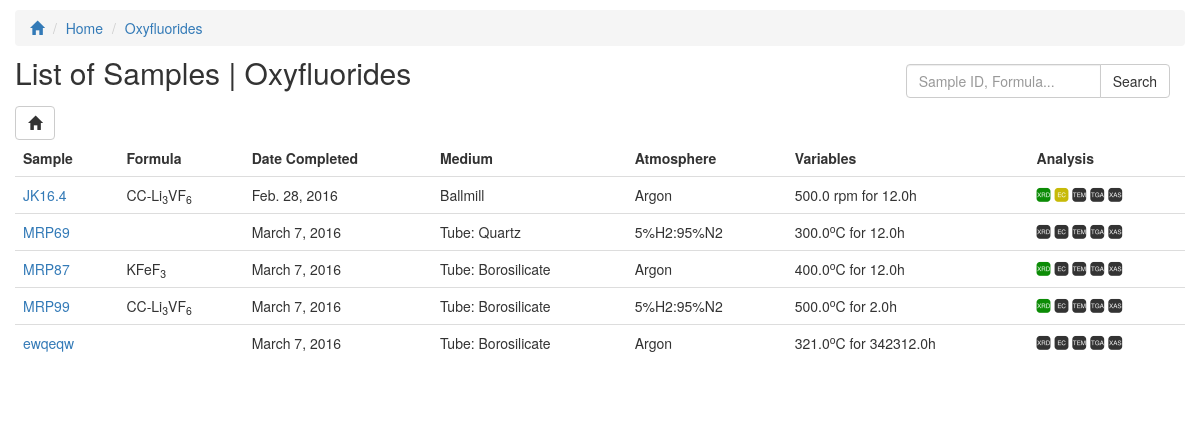
/project/1/, run on the app's committed database.
### pokedex/models.py (models this page shows, shortened)
class Project(models.Model):
	name = models.CharField(max_length=50)
	class Meta:
		ordering = ['name']
	def __str__(self):
		return "{name}".format(name=self.name)

class Sample(models.Model):
	sample_number = models.CharField(max_length=10, db_index=True)
	name = models.CharField(max_length=200, db_index=True)
	formula = models.CharField(max_length=50, db_index=True, blank=True)
	stripped_formula = models.CharField(max_length=50, db_index=True, blank=True)
	AVAILABLE_MEDIUMS = [
		('Ballmill', 'Ballmill'),
		('Tube: Borosilicate', 'Tube: Borosilicate'),
		('Tube: Quartz', 'Tube: Quartz'),
		('Tube: Alumina', 'Tube: Alumina'),
	]
	AVAILABLE_ATMOSPHERES = [
		('Argon', 'Argon'),
		('5%H2:95%N2', '5%H2:95%N2'),
		('Oxygen', 'Oxygen'),
		('Nitrogen', 'Nitrogen'),
		('Air', 'Air'),
	]
	experiment_medium = models.CharField(max_length=50, choices=AVAILABLE_MEDIUMS)
	experiment_atmosphere = models.CharField(max_length=50, choices=AVAILABLE_ATMOSPHERES)
	experiment_variable = models.FloatField(null=True, blank=True)
	experiment_time = models.FloatField(blank=True, null=True)
	experiment_equation = models.CharField(max_length=200, blank=True)
	variable_units = models.CharField(max_length=5, blank=True)
	file_photo = ImageCropField(blank=True, null=True, upload_to=root_file_storage+'Photo')
	cropping = ImageRatioField('file_photo', '300x300')
	file_XRD = models.FileField(upload_to=root_file_storage+'XRD', null=True, blank=True, validators=[validate_file_extension])
	file_EC = models.FileField(upload_to=root_file_storage+'EC', null=True, blank=True, validators=[validate_file_extension])
	file_TEM = models.FileField(upload_to=root_file_storage+'TEM', null=True, blank=True, validators=[validate_file_extension])
	file_TGA = models.FileField(upload_to=root_file_storage+'TGA', null=True, blank=True, validators=[validate_file_extension])
	file_XAS = models.FileField(upload_to=root_file_storage+'XAS', null=True, blank=True, validators=[validate_file_extension])
	start_date = models.DateField(null=True, default=datetime.date.today)
	end_date = models.DateField(null=True, default=datetime.date.today)
	associated_project = models.ManyToManyField('Project')
	user = models.ForeignKey(User, blank=True, null=True)
	comment = models.TextField(blank=True)
	class Meta:
		ordering = ['sample_number']
	def detail_url(self):
		url = reverse('sample_detail', kwargs={'id': self.id})
		return url

### pokedex/views.py (the view)
class SampleListView(BreadcrumbsMixin, DetailView):
	template_name = 'sample_list.html'
	model = Project
	context_object_name = 'project'
	def breadcrumbs(self):
		return project_breadcrumbs(self.object)
	def get_context_data(self, *args, **kwargs):
		project = self.get_object()
		context = super().get_context_data(*args, **kwargs)
		samples = Sample.objects.all().filter(associated_project = project)
		searchstring = self.request.GET.get('search')
		if searchstring:
			 samples = samples.filter(Q(sample_number__icontains=searchstring) | Q(name__icontains=searchstring) | Q(stripped_formula__icontains=searchstring))
		context['samples'] = samples
		context['active_search'] = self.request.GET.get('search')
		return context
	def get_object(self):
		pk = self.kwargs['id']
		project = Project.objects.get(pk=pk)
		return project

### pokedex/templatetags/custom_filters.py (called while the page is built)
@register.filter(name='formula_markup')
def formula_markup(formula):
    def insert_subscript(string, index):
        return string[:index] + '<sub>' + string[index:index+2] + '</sub>' + string[index+2:]
    def insert_superscript(string, index):
        return string[:index] + '<sup>' + string[index:index+2] + '</sup>' + string[index+2:]
    formula = escape(formula)
    x = 0
    while x in range (0, len(formula)):
        if formula[x] in ('_'):
            formula = insert_subscript(formula, x)
            x += 5
        if formula[x] in ('^'):
            formula = insert_superscript(formula, x)
            x += 5
        x += 1
    formula = formula.replace("_","").replace("^", "")
    return mark_safe(formula)

### pokedex/views.py (called while the page is built)
def inventory_breadcrumb():
    return breadcrumb('Home', reverse_lazy('home'))

def project_breadcrumbs(project):
	breadcrumbs = [
		inventory_breadcrumb(),
		breadcrumb(
			project.name,
			reverse('samples_by_projects', kwargs={'id': project.id})
		)
	]
	return breadcrumbs

    def get_context_data(self, *args, **kwargs):
        context = super().get_context_data(*args, **kwargs)
        try:
            trail = self.breadcrumbs()
        except AttributeError as e:
            trail = []
            raise
        new_trail = []
        for step in trail:
            try:
                new_trail.append(breadcrumb(*step))
            except TypeError:
                url = reverse(step)
                name = step.replace('_', ' ').title()
                new_trail.append(breadcrumb(name, url))
        context['breadcrumbs'] = new_trail
        return context

### pokedex/templates/sample_list.html (shortened to what this page needs)
{% extends 'base.html' %}
{% load custom_filters %}
{% block content %}
<div class="row">
  <div class="col-md-6">
    <h2>List of Samples | {{ project }}</h2>
  </div>
  <div class="col-md-6">
    <div class="pull-right">
      <form method="get" action="." class="navbar-form pull-right">
	<div class="input-group">
	  <input type="text" class="input-small form-control search-query"
		 name="search" placeholder="Sample ID, Formula..."
		 {% if active_search == None %}
		 value=""
		 {% else %}
		 value="{{ active_search }}"
		 {% endif %}>
	  <span class="input-group-btn">
	    <input type="submit" class="btn btn-default" value="Search">
	  </span>
	</div>
      </form>
    </div>
  </div>
</div>
<a href="{% url 'home' %}" class="btn btn-default">
	<span class="glyphicon glyphicon-home"></span>
</a>
{% if samples %}
<table class="table chemical-list">
  <tr>
	<th>Sample</th>
	<th>Formula</th>
	<th>Date Completed</th>
	<th>Medium</th>
	<th>Atmosphere</th>
	<th>Variables</th>
	<th>Analysis</th>
  </tr>
	{% for sample in samples %}
  <tr>
	<td>
		<a href="{{ sample.detail_url }}" title="Detailed information on sample {{ sample.sample_number }}">
		{{ sample.sample_number }}
		</a>
	</td>
	<td>{{ sample.formula|formula_markup }}</td>
	<td>{{ sample.end_date }}</td>
	<td>{{ sample.experiment_medium }}</td>
	<td>{{ sample.experiment_atmosphere|formula_markup }}</td>
	<td>{{ sample.experiment_variable }}{{ sample.variable_units|formula_markup }} for {{ sample.experiment_time }}h</td>
	<td>
	{% if sample.file_XRD %}<span class="icon-XRD XRD-active" title="X-Ray Diffraction"></span>{% else %}<span class="icon-XRD" title="X-Ray Diffraction"></span>{% endif %}
	{% if sample.file_EC %}<span class="icon-EC EC-active" title="Electrochemistry"></span>{% else %}<span class="icon-EC" title="Electrochemistry"></span>{% endif %}
	{% if sample.file_TEM %}<span class="icon-TEM TEM-active" title="Electron Microscopy"></span>{% else %}<span class="icon-TEM" title="Electron Microscopy"></span>{% endif %}
	{% if sample.file_TGA %}<span class="icon-TGA TGA-active" title="Thermogravimetric Analysis"></span>{% else %}<span class="icon-TGA" title="Thermogravimetric Analysis"></span>{% endif %}
	{% if sample.file_XAS %}<span class="icon-XAS XAS-active" title="X-Ray Absorption Spectroscopy"></span>{% else %}<span class="icon-XAS" title="X-Ray Absorption Spectroscopy"></span>{% endif %}
	</td>
  </tr>
	{% endfor %}
{% else %}
	<div class="alert alert-warning no-chemicals">
  	You have no samples associated with this project!
	</div>
{% endif %}
{% endblock %}

### pokedex/templates/base.html (shortened to what this page needs)
{% load staticfiles %}
<!DOCTYPE html>
<html>
  <head>
	<link rel="stylesheet" href="http://maxcdn.bootstrapcdn.com/bootstrap/3.3.6/css/bootstrap.min.css">
    <link rel="stylesheet" type="text/css" href="https://cdnjs.cloudflare.com/ajax/libs/twitter-bootstrap/3.3.5/css/bootstrap.min.css">
    <link rel="stylesheet" type="text/css" href="https://cdnjs.cloudflare.com/ajax/libs/angularjs-toaster/0.4.15/toaster.min.css">
    <link rel="stylesheet" type="text/css" href="{% static 'main.css' %}">
	</head>
  </head>
 	<body>
	<div class="container">
		<div class="row header">
      {% if breadcrumbs %}
      <ol class="breadcrumb">
	<li><a href="/"><span class="glyphicon glyphicon-home"></span></a></li>
	{% for step in breadcrumbs %}
	<li><a href="{{ step.url }}">{{ step.name }}</a></li>
	{% endfor %}
      </ol>
      {% endif %}
      <div class="main-content">
	{% block content %}{% endblock %}
      </div>
    </div>
		</div>
	</body>
</html>

### pokedex/static/main.css (style rules this page uses)
.breadcrumb { margin-top: 10px; margin-bottom: 10px; }
.main-content { margin-top: 5px; margin-bottom: 50px; }
.main-content h2 { margin-top: 0px; }
.chemical-list th { border-top: none !important; }
.table td a { cursor: pointer; cursor: hand; }
[class^="icon-"], [class*=" icon-"] { font-family: 'icomoon' !important; speak: none; font-style: normal; font-weight: normal; font-variant: normal; text-transform: none; line-height: 1; -webkit-font-smoothing: antialiased; -moz-osx-font-smoothing: grayscale; }
.icon-XAS:before { content: "\e900"; }
.icon-EC:before { content: "\e903"; }
.icon-TEM:before { content: "\e904"; }
.icon-TGA:before { content: "\e905"; }
.icon-XRD:before { content: "\e906"; }
.XRD-active { color: #0C8C06; }
.EC-active { color: #C7BA08; }

### data on the page
Project: name "Oxyfluorides", name "Oxyfluorides"
Sample: sample_number "JK16.4", formula|formula_markup "CC-Li 3 VF 6", end_date "Feb. 28, 2016", experiment_medium "Ballmill", experiment_atmosphere|formula_markup "Argon", experiment_variable "500.0", variable_units|formula_markup "rpm", experiment_time "12.0"
Sample: sample_number "MRP69", end_date "March 7, 2016", experiment_medium "Tube: Quartz", experiment_atmosphere|formula_markup "5%H2:95%N2", experiment_variable "300.0", variable_units|formula_markup "o C", experiment_time "12.0"
Sample: sample_number "MRP87", formula|formula_markup "KFeF 3", end_date "March 7, 2016", experiment_medium "Tube: Borosilicate", experiment_atmosphere|formula_markup "Argon", experiment_variable "400.0", variable_units|formula_markup "o C", experiment_time "12.0"
Sample: sample_number "MRP99", formula|formula_markup "CC-Li 3 VF 6", end_date "March 7, 2016", experiment_medium "Tube: Borosilicate", experiment_atmosphere|formula_markup "5%H2:95%N2", experiment_variable "500.0", variable_units|formula_markup "o C", experiment_time "2.0"
Sample: sample_number "ewqeqw", end_date "March 7, 2016", experiment_medium "Tube: Borosilicate", experiment_atmosphere|formula_markup "Argon", experiment_variable "321.0", variable_units|formula_markup "o C", experiment_time "342312.0"

### other printed values
{{ step.name }} "Home"
